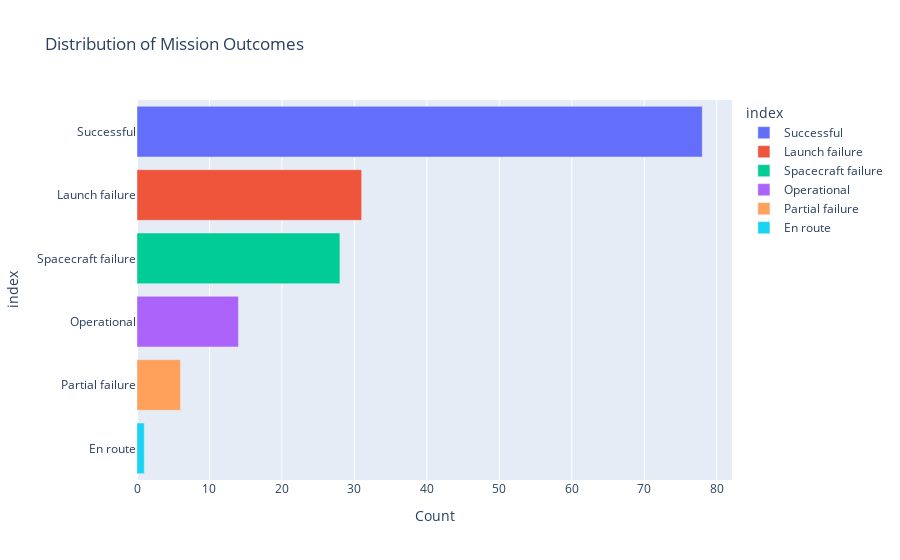

The notebook cell this image was saved under:
### Markdown cell above
### 1.Exploratory Data Analysis

### Code cell
outcome_distribution = df['Outcome'].value_counts()
print(outcome_distribution)
fig_outcome = px.bar(outcome_distribution, y=outcome_distribution.index, x=outcome_distribution.values, 
                     labels={'y': 'Outcome', 'x': 'Count'}, title='Distribution of Mission Outcomes',
                     color=outcome_distribution.index,orientation='h')  
fig_outcome.show()

### Figure 1 — Plotly figure (JSON) as saved in the notebook; plotly's stock layout.template omitted (floating-point values rounded to 4 significant figures)
{"data": [{"alignmentgroup": "True", "hovertemplate": "index=%{y}<br>Count=%{x}<extra></extra>", "legendgroup": "Successful", "marker": {"color": "#636efa", "pattern": {"shape": ""}}, "name": "Successful", "offsetgroup": "Successful", "orientation": "h", "showlegend": true, "textposition": "auto", "type": "bar", "x": [78], "xaxis": "x", "y": ["Successful"], "yaxis": "y"}, {"alignmentgroup": "True", "hovertemplate": "index=%{y}<br>Count=%{x}<extra></extra>", "legendgroup": "Launch failure", "marker": {"color": "#EF553B", "pattern": {"shape": ""}}, "name": "Launch failure", "offsetgroup": "Launch failure", "orientation": "h", "showlegend": true, "textposition": "auto", "type": "bar", "x": [31], "xaxis": "x", "y": ["Launch failure"], "yaxis": "y"}, {"alignmentgroup": "True", "hovertemplate": "index=%{y}<br>Count=%{x}<extra></extra>", "legendgroup": "Spacecraft failure", "marker": {"color": "#00cc96", "pattern": {"shape": ""}}, "name": "Spacecraft failure", "offsetgroup": "Spacecraft failure", "orientation": "h", "showlegend": true, "textposition": "auto", "type": "bar", "x": [28], "xaxis": "x", "y": ["Spacecraft failure"], "yaxis": "y"}, {"alignmentgroup": "True", "hovertemplate": "index=%{y}<br>Count=%{x}<extra></extra>", "legendgroup": "Operational", "marker": {"color": "#ab63fa", "pattern": {"shape": ""}}, "name": "Operational", "offsetgroup": "Operational", "orientation": "h", "showlegend": true, "textposition": "auto", "type": "bar", "x": [14], "xaxis": "x", "y": ["Operational"], "yaxis": "y"}, {"alignmentgroup": "True", "hovertemplate": "index=%{y}<br>Count=%{x}<extra></extra>", "legendgroup": "Partial failure", "marker": {"color": "#FFA15A", "pattern": {"shape": ""}}, "name": "Partial failure", "offsetgroup": "Partial failure", "orientation": "h", "showlegend": true, "textposition": "auto", "type": "bar", "x": [6], "xaxis": "x", "y": ["Partial failure"], "yaxis": "y"}, {"alignmentgroup": "True", "hovertemplate": "index=%{y}<br>Count=%{x}<extra></extra>", "legendgroup": "En route", "marker": {"color": "#19d3f3", "pattern": {"shape": ""}}, "name": "En route", "offsetgroup": "En route", "orientation": "h", "showlegend": true, "textposition": "auto", "type": "bar", "x": [1], "xaxis": "x", "y": ["En route"], "yaxis": "y"}], "layout": {"barmode": "relative", "legend": {"title": {"text": "index"}, "tracegroupgap": 0}, "title": {"text": "Distribution of Mission Outcomes"}, "xaxis": {"anchor": "y", "domain": [0, 1], "title": {"text": "Count"}}, "yaxis": {"anchor": "x", "categoryarray": ["En route", "Partial failure", "Operational", "Spacecraft failure", "Launch failure", "Successful"], "categoryorder": "array", "domain": [0, 1], "title": {"text": "index"}}}}
